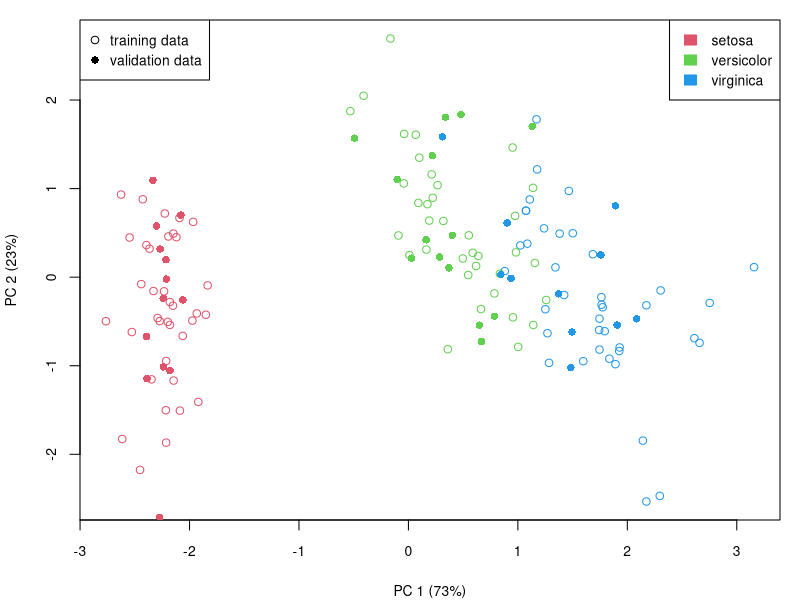
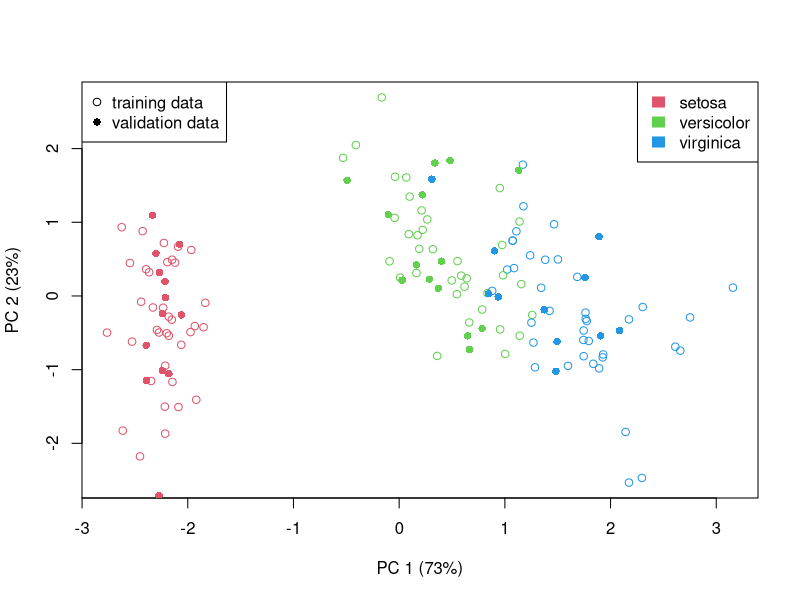

The R source for these figures, in order:
#!/c/Apps/R/R-3.5.3/bin/x64/Rscript

### pca - calculated for the first 4 columns of the data set that correspond to biometric measurements ("Sepal.Length" "Sepal.Width"  "Petal.Length" "Petal.Width")

data(iris)

# split data into 2 parts for pca training (75%) and prediction (25%)
set.seed(1)
samp <- sample(nrow(iris), nrow(iris)*0.75)
iris.train <- iris[samp,]
iris.train
iris.valid <- iris[-samp,]
iris.valid
# conduct PCA on training dataset
pca <- prcomp(iris.train[,1:4], retx=TRUE, center=TRUE, scale=TRUE)
print("===result===")
print(pca)
expl.var <- round(pca$sdev^2/sum(pca$sdev^2)*100) # percent explained variance
print(expl.var)
# prediction of PCs for validation dataset
pred <- predict(pca, newdata=iris.valid[,1:4])
print("prediction")
print(pred)
df=cbind(iris.valid,pred)
write.csv(df, file="iris-valid-pca-output.csv")

###Plot result
COLOR <- c(2:4)
PCH <- c(1,16)

pc <- c(1,2) # principal components to plot
op <- par(mar=c(4,4,1,1), ps=10)
plot(pca$x[,pc], col=COLOR[iris.train$Species], cex=PCH[1], 
     xlab=paste0("PC ", pc[1], " (", expl.var[pc[1]], "%)"), 
     ylab=paste0("PC ", pc[2], " (", expl.var[pc[2]], "%)")
)
points(pred[,pc], col=COLOR[iris.valid$Species], pch=PCH[2])
legend("topright", legend=levels(iris$Species), fill = COLOR, border=COLOR)
legend("topleft", legend=c("training data", "validation data"), col=1, pch=PCH)
par(op)

png("pca_pred.png", units="in", width=5, height=4, res=200)
plot(pca$x[,pc], col=COLOR[iris.train$Species], cex=PCH[1], 
 xlab=paste0("PC ", pc[1], " (", expl.var[pc[1]], "%)"), 
 ylab=paste0("PC ", pc[2], " (", expl.var[pc[2]], "%)")
)
points(pred[,pc], col=COLOR[iris.valid$Species], pch=PCH[2])
legend("topright", legend=levels(iris$Species), fill = COLOR, border=COLOR)
legend("topleft", legend=c("training data", "validation data"), col=1, pch=PCH)
par(op)
dev.off()
browseURL("pca_pred.png")

